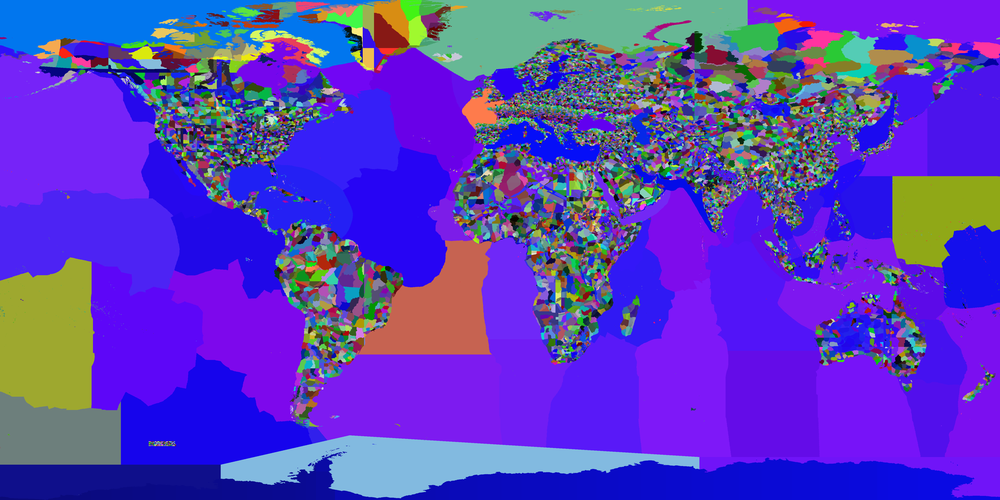
#> input picture provinces.png, 1000 x 500 px, shrunk from 5120 x 2560 before the run, found by its file name
$ python precompute_map.py
#> lines starting #> are read from the running program, lines starting #| are printed output that depends on the picture
import sys
import json
import os
import math
from PIL import Image

def precompute():
    img_path = 'provinces.png'
    meta_path = 'provinces_meta.json'
    index_img_path = 'provinces_index.png'
    straits_path = 'straits.json'
    definitions_path = 'definitions.json'

    if not os.path.exists(img_path):
        print(f"Error: {img_path} not found in current directory.")
        return

    print("Loading provinces.png...")
    img = Image.open(img_path)
#> img is the input picture: PIL image 1000x500 RGB; mean R, G, B 91.1, 61.5, 190.1
    width, height = img.size
#> width = 1000; height = 500
    pixels = img.convert('RGBA').load()

    print(f"Map dimensions: {width}x{height} pixels.")
#| Map dimensions: 1000x500 pixels.

    # Load definitions.json if it exists, otherwise initialize empty
    definitions = {}
    color_to_id = {} # (r, g, b) -> stable_id (int)
    if os.path.exists(definitions_path):
        print(f"Loading province definitions from {definitions_path}...")
        try:
            with open(definitions_path, 'r') as f:
                definitions = json.load(f)
                for id_str, data in definitions.items():
                    r, g, b = data["color"]
                    color_to_id[(r, g, b)] = int(id_str)
            print(f"Loaded {len(definitions)} defined provinces.")
        except Exception as e:
            print(f"Warning: Failed to load definitions.json: {e}")

    # Load water.json if it exists, for initial migration to definitions
    water_set = set()
    water_path = 'water.json'
    if os.path.exists(water_path):
        print(f"Loading water.json for migration...")
        try:
            with open(water_path, 'r') as f:
                water_list = json.load(f)
                water_set = set(int(k) for k in water_list)
        except Exception as e:
            print(f"Warning: Failed to load water.json: {e}")

    # Scan pixels for unique provinces
    print("Scanning pixels for unique provinces...")
    province_centers = {} # stable_id (int) -> {sumX, sumY, count}
    province_map = [0] * (width * height) # flat list of stable IDs

    next_id = 1
    if color_to_id:
        next_id = max(color_to_id.values()) + 1

    for y in range(height):
        for x in range(width):
            r, g, b, a = pixels[x, y]
            color_key = (r, g, b)

            # Map background border pixels (usually pure black or transparent) if needed,
            # but usually we treat every color as a province.
            if color_key not in color_to_id:
                # Assign new stable ID
                prov_id = next_id
                color_to_id[color_key] = prov_id

                # Check if this raw 32-bit key is in the legacy water_set
                key_32 = ((r << 24) | (g << 16) | (b << 8) | a) & 0xffffffff
                is_water = key_32 in water_set

                definitions[str(prov_id)] = {
                    "color": [r, g, b],
                    "name": f"Province {prov_id}",
                    "type": "water" if is_water else "land",
                    "terrain": "water" if is_water else "plains"
                }
                next_id += 1

            prov_id = color_to_id[color_key]
            province_map[y * width + x] = prov_id

            if prov_id not in province_centers:
                province_centers[prov_id] = {
                    "sumX": 0,
                    "sumY": 0,
                    "count": 0
                }

            province_centers[prov_id]["sumX"] += x
            province_centers[prov_id]["sumY"] += y
            province_centers[prov_id]["count"] += 1
#> after the loop, color_to_id = 136257 items; definitions = 136257 items; next_id = 136258; province_centers = 136257 items; province_map = 500000 items

    print(f"Total provinces: {len(definitions)} (next available ID: {next_id})")
#| Total provinces: 136257 (next available ID: 136258)

    # Save updated definitions.json
    print(f"Saving definitions.json...")
    with open(definitions_path, 'w') as f:
        json.dump(definitions, f, indent=2)

    # Calculate center of mass coordinates
    final_centers = {}
    for prov_id, data in province_centers.items():
        count = data["count"]
        id_str = str(prov_id)

        # Determine water flag from definitions
        is_water = False
        if id_str in definitions:
            is_water = definitions[id_str].get("type") == "water"

        final_centers[id_str] = {
            "index": prov_id,
            "x": round(data["sumX"] / count),
            "y": round(data["sumY"] / count),
            "count": count,
            "is_water": is_water
        }
#> this loop made 136257 passes
#> (data, count, id_str) on passes 1 to 11: ({'sumX': 1206506, 'sumY': 193893, 'count': 9158}, 9158, '1'), ({'sumX': 22962, 'sumY': 2286, 'count': 99}, 99, '2'), ({'sumX': 11122, 'sumY': 1460, 'count': 41}, 41, '3'), ({'sumX': 4011, 'sumY': 688, 'count': 20}, 20, '4'), ({'sumX': 5689, 'sumY': 692, 'count': 28}, 28, '5'), ({'sumX': 14508, 'sumY': 1768, 'count': 64}, 64, '6'), ({'sumX': 4366, 'sumY': 504, 'count': 20}, 20, '7'), ({'sumX': 1830, 'sumY': 245, 'count': 9}, 9, '8'), ({'sumX': 1023, 'sumY': 242, 'count': 7}, 7, '9'), ({'sumX': 2642, 'sumY': 154, 'count': 10}, 10, '10'), ({'sumX': 2929, 'sumY': 263, 'count': 13}, 13, '11')
#> count on passes 61 to 66: 4, 1, 1, 1, 2, 1
#> after the loop, final_centers = 136257 items

    # Compute natural neighbors
    print("Computing natural neighbors...")
    province_neighbors = {str(prov_id): set() for prov_id in province_centers.keys()}
#> province_neighbors = 136257 items

    for y in range(height):
        for x in range(width):
            prov_id_a = province_map[y * width + x]
            key_a = str(prov_id_a)

            if x + 1 < width:
                prov_id_b = province_map[y * width + (x + 1)]
                if prov_id_a != prov_id_b:
                    key_b = str(prov_id_b)
                    province_neighbors[key_a].add(key_b)
                    province_neighbors[key_b].add(key_a)

            if y + 1 < height:
                prov_id_b = province_map[(y + 1) * width + x]
                if prov_id_a != prov_id_b:
                    key_b = str(prov_id_b)
                    province_neighbors[key_a].add(key_b)
                    province_neighbors[key_b].add(key_a)

    # Convert neighbors sets to sorted lists for JSON serialization
    final_neighbors = {k: sorted(list(v)) for k, v in province_neighbors.items()}
#> final_neighbors = 136257 items

    # Merge custom straits if straits.json exists
    if os.path.exists(straits_path):
        print(f"Loading custom straits from {straits_path}...")
        try:
            with open(straits_path, 'r') as f:
                straits = json.load(f)
                count_straits = 0
                for strait in straits:
                    if isinstance(strait, dict) and "from" in strait and "to" in strait:
                        key_a_raw, key_b_raw = strait["from"], strait["to"]
                    elif isinstance(strait, (list, tuple)) and len(strait) == 2:
                        key_a_raw, key_b_raw = strait[0], strait[1]
                    else:
                        continue

                    # Helper to map 32-bit key to stable ID
                    def get_stable_id_for_key_32(k32):
                        r = (k32 >> 24) & 0xFF
                        g = (k32 >> 16) & 0xFF
                        b = (k32 >> 8) & 0xFF
                        return color_to_id.get((r, g, b))

                    id_a = get_stable_id_for_key_32(key_a_raw) or key_a_raw
                    id_b = get_stable_id_for_key_32(key_b_raw) or key_b_raw

                    key_a, key_b = str(id_a), str(id_b)
                    if key_a in final_neighbors and key_b in final_neighbors:
                        if key_b not in final_neighbors[key_a]:
                            final_neighbors[key_a].append(key_b)
                            final_neighbors[key_b].append(key_a)
                            count_straits += 1
                print(f"Successfully integrated {count_straits} custom straits.")
        except Exception as e:
            print(f"Warning: Failed to load straits.json: {e}")

    # Write provinces_meta.json (including definitions directly)
    print(f"Writing {meta_path}...")
    meta_data = {
        "province_count": next_id, # max ID + 1 for WebGL index count compatibility
        "definitions": definitions,
        "centers": final_centers,
        "neighbors": final_neighbors
    }
    with open(meta_path, 'w') as f:
        json.dump(meta_data, f, indent=2)

    # Create provinces_index.png
    print(f"Creating encoded index texture: {index_img_path}...")
    index_img = Image.new('RGBA', (width, height))
#> index_img: PIL image 1000x500 RGBA; every value is 0
    index_pixels = index_img.load()

    for y in range(height):
        for x in range(width):
            prov_id = province_map[y * width + x]
            # Encode sequential province ID into RGB channels
            r = prov_id & 0xFF
            g = (prov_id >> 8) & 0xFF
            b = (prov_id >> 16) & 0xFF
            a = 255 # Full opacity
            index_pixels[x, y] = (r, g, b, a)

    index_img.save(index_img_path)
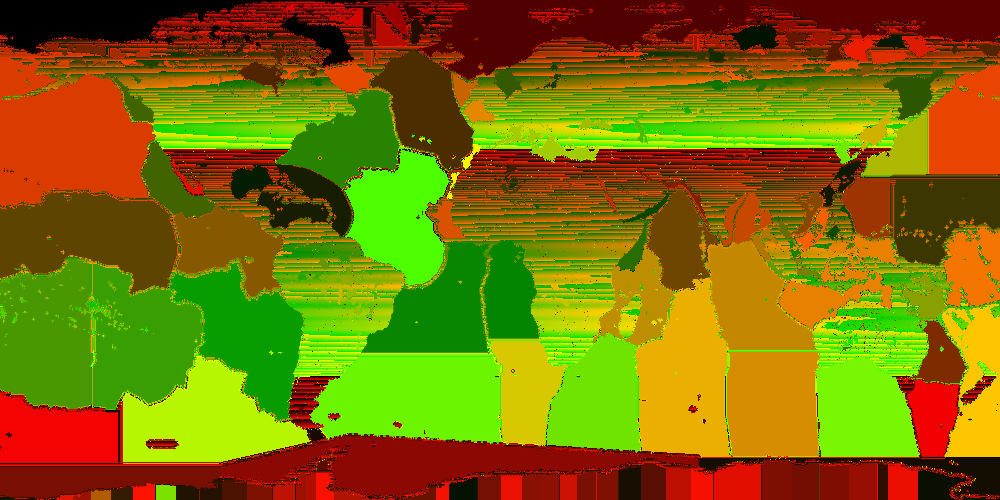
#> saved as provinces_index.png: PIL image 1000x500 RGBA; mean R, G, B, A 126.3, 110.9, 0.8, 255
    print(f"Pre-computation complete! Output files generated: {meta_path}, {index_img_path}")

if __name__ == '__main__':
    precompute()

$ run again, with rivers.png copied over provinces.png
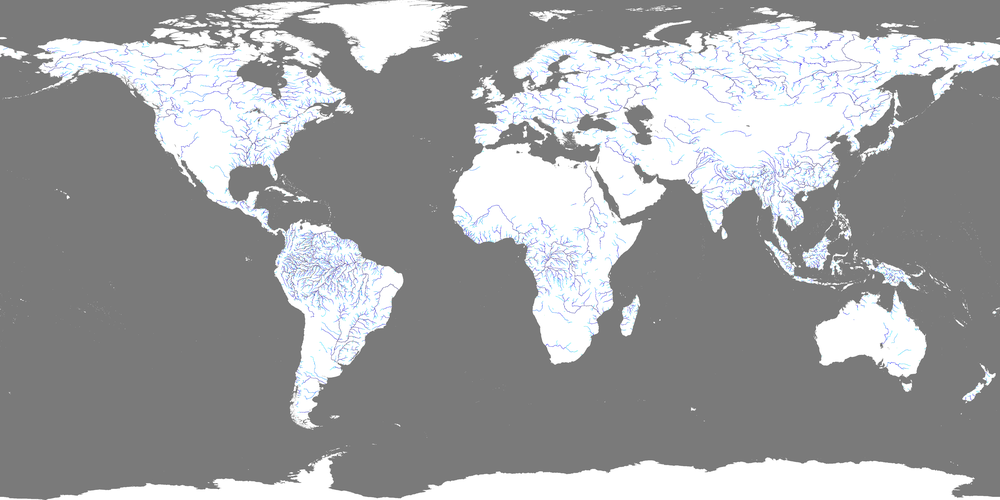
#> input picture rivers.png, 1000 x 500 px, shrunk from 5120 x 2560 before the run, found by its file name
#> in precompute, img is the input picture: PIL image 1000x500 RGB; mean R, G, B 159.9, 160.8, 162.2
#| Map dimensions: 1000x500 pixels.
#> after the loop in precompute, `for y in range(height):`: color_to_id = 21602 items; next_id = 21603; province_centers = 21602 items; province_map = 500000 items
#| Total provinces: 21602 (next available ID: 21603)
#> the loop in precompute, `for prov_id, data in province_centers.items():` made 21602 passes
#> (data, count, id_str) on passes 1 to 6: ({'sumX': 145955796, 'sumY': 86990346, 'count': 312640}, 312640, '1'), ({'sumX': 2703983, 'sumY': 1021331, 'count': 4898}, 4898, '2'), ({'sumX': 1646574, 'sumY': 634744, 'count': 3009}, 3009, '3'), ({'sumX': 608109, 'sumY': 219936, 'count': 1129}, 1129, '4'), ({'sumX': 416619, 'sumY': 148213, 'count': 781}, 781, '5'), ({'sumX': 409330, 'sumY': 146918, 'count': 789}, 789, '6')
#> after the loop in precompute, `for prov_id, data in province_centers.items():`: final_centers = 21602 items
#> index_img: PIL image 1000x500 RGBA; every value is 0
#> in precompute, `index_img.save(index_img_path)`:
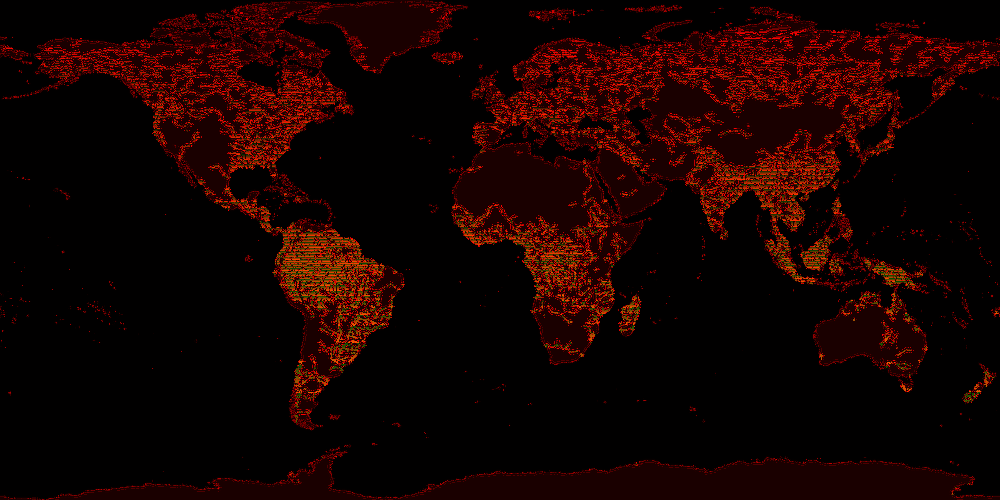
#> saved as provinces_index.png: PIL image 1000x500 RGBA; mean R, G, B, A 23, 2.3, 0, 255

$ run again, with terrain.png copied over provinces.png
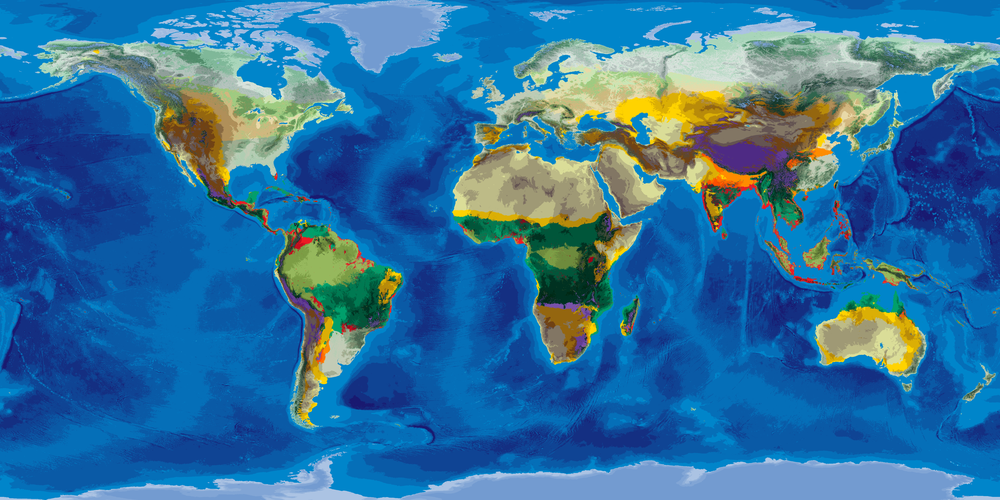
#> input picture terrain.png, 1000 x 500 px, shrunk from 5120 x 2560 before the run, found by its file name
#> in precompute, img is the input picture: PIL image 1000x500 RGB; mean R, G, B 48.7, 112.8, 158
#| Map dimensions: 1000x500 pixels.
#> after the loop in precompute, `for y in range(height):`: color_to_id = 76181 items; next_id = 76182; province_centers = 76181 items; province_map = 500000 items
#| Total provinces: 76181 (next available ID: 76182)
#> the loop in precompute, `for prov_id, data in province_centers.items():` made 76181 passes
#> (data, count, id_str) on passes 1 to 6: ({'sumX': 20097023, 'sumY': 10955386, 'count': 42544}, 42544, '1'), ({'sumX': 432161, 'sumY': 227767, 'count': 805}, 805, '2'), ({'sumX': 408933, 'sumY': 191124, 'count': 737}, 737, '3'), ({'sumX': 189464, 'sumY': 79703, 'count': 331}, 331, '4'), ({'sumX': 185244, 'sumY': 84543, 'count': 334}, 334, '5'), ({'sumX': 138796, 'sumY': 60422, 'count': 242}, 242, '6')
#> after the loop in precompute, `for prov_id, data in province_centers.items():`: final_centers = 76181 items
#> index_img: PIL image 1000x500 RGBA; every value is 0
#> in precompute, `index_img.save(index_img_path)`:
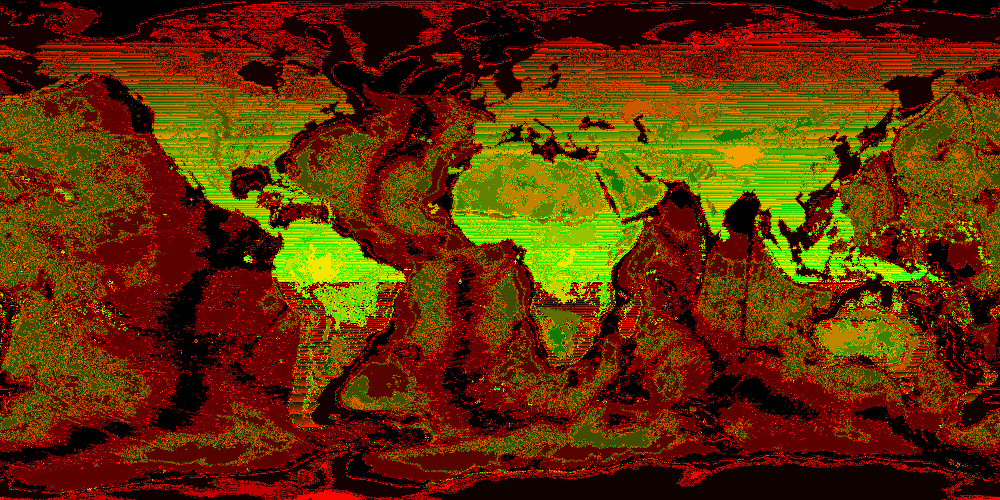
#> saved as provinces_index.png: PIL image 1000x500 RGBA; mean R, G, B, A 94.5, 46.5, 0, 255
